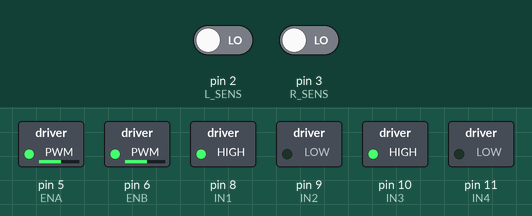
The sketch below on a simulated Arduino Uno, built with avr-gcc and run on an emulated ATmega328P. Parts: switched loads named in the sketch (green lamp = pin HIGH). The test bench sets the inputs (shaded band); at power-on: pin 2 (L_SENS) LOW, pin 3 (R_SENS) LOW.

Above: at 1.2 s.
1.3 s: pin 2 (L_SENS) driven HIGH
At 2.5 s:
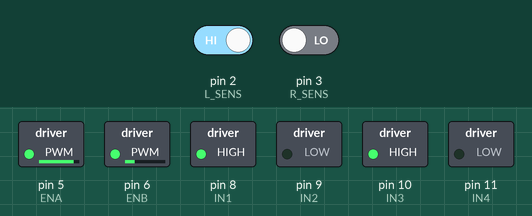
2.8 s: pin 3 (R_SENS) driven HIGH
At 3.9 s:
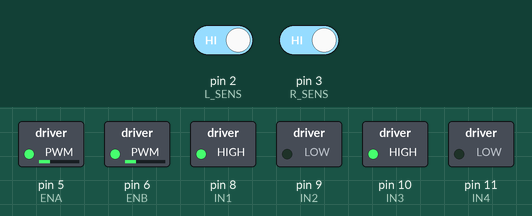
4.3 s: pin 2 (L_SENS) driven LOW
At 5.0 s:
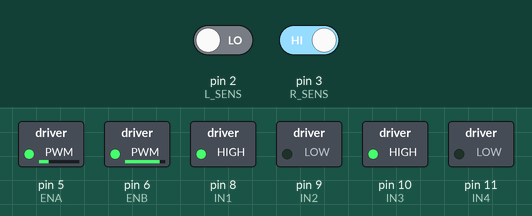
5.8 s: pin 3 (R_SENS) driven LOW
At 6.1 s:
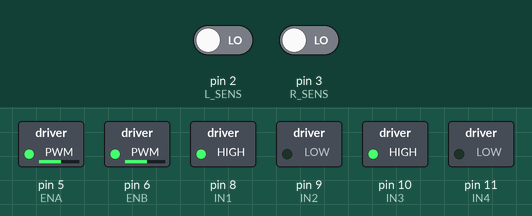
Timing chart, 0 to 8.3 s (numbered marks = the images above; inputs shaded):
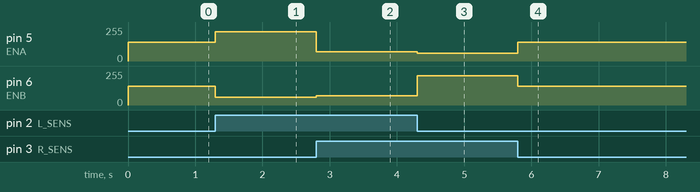

The sketch:

line_follower.ino
```cpp
// Line Follower – 2 digital sensors, L298N, Arduino Uno
// Left sensor on D2, Right sensor on D3
// L298N: IN1=D8 IN2=D9 IN3=D10 IN4=D11 ENA=D5 ENB=D6

// Tune these:
const int baseSpeed = 140;     // 0..255
const int turnBoost = 80;      // extra speed difference on turns
const bool SENSOR_LOW_ON_LINE = true; // set false if your modules are opposite

// Pins
const int L_SENS = 2;
const int R_SENS = 3;

const int ENA = 5;    // left motor PWM
const int IN1 = 8;
const int IN2 = 9;

const int ENB = 6;    // right motor PWM
const int IN3 = 10;
const int IN4 = 11;

void setup() {
  pinMode(L_SENS, INPUT);
  pinMode(R_SENS, INPUT);

  pinMode(ENA, OUTPUT); pinMode(IN1, OUTPUT); pinMode(IN2, OUTPUT);
  pinMode(ENB, OUTPUT); pinMode(IN3, OUTPUT); pinMode(IN4, OUTPUT);

  // Both motors forward by default
  digitalWrite(IN1, HIGH); digitalWrite(IN2, LOW);
  digitalWrite(IN3, HIGH); digitalWrite(IN4, LOW);

  analogWrite(ENA, baseSpeed);
  analogWrite(ENB, baseSpeed);
}

bool onLine(int raw) {
  // Convert sensor reading to "on line?" considering polarity
  return SENSOR_LOW_ON_LINE ? (raw == LOW) : (raw == HIGH);
}

void loop() {
  int L_raw = digitalRead(L_SENS);
  int R_raw = digitalRead(R_SENS);

  bool L_on = onLine(L_raw);
  bool R_on = onLine(R_raw);

  // Cases:
  // 1) Both on line -> go straight
  // 2) Left on line, Right off -> turn left
  // 3) Right on line, Left off -> turn right
  // 4) Both off -> keep last direction or slow straight (simple fallback)

  if (L_on && R_on) {
    analogWrite(ENA, baseSpeed);
    analogWrite(ENB, baseSpeed);
  } else if (L_on && !R_on) {
    // drift right -> steer left (slow left, speed right)
    analogWrite(ENA, max(0, baseSpeed - turnBoost));
    analogWrite(ENB, min(255, baseSpeed + turnBoost));
  } else if (!L_on && R_on) {
    // drift left -> steer right
    analogWrite(ENA, min(255, baseSpeed + turnBoost));
    analogWrite(ENB, max(0, baseSpeed - turnBoost));
  } else {
    // both off line – gentle search: slow straight
    analogWrite(ENA, baseSpeed / 2);
    analogWrite(ENB, baseSpeed / 2);
  }
}
```

Measured:
- after the input at 1.3 s, pin 5 (ENA): 140/255 → 220/255 at once; pin 6 (ENB): 140/255 → 60/255 at once
- after the input at 2.8 s, pin 5 (ENA): 220/255 → 70/255 at once; pin 6 (ENB): 60/255 → 70/255 at once
- after the input at 4.3 s, pin 5 (ENA): 70/255 → 60/255 at once; pin 6 (ENB): 70/255 → 220/255 at once
- after the input at 5.8 s, pin 5 (ENA): 60/255 → 140/255 at once; pin 6 (ENB): 220/255 → 140/255 at once
